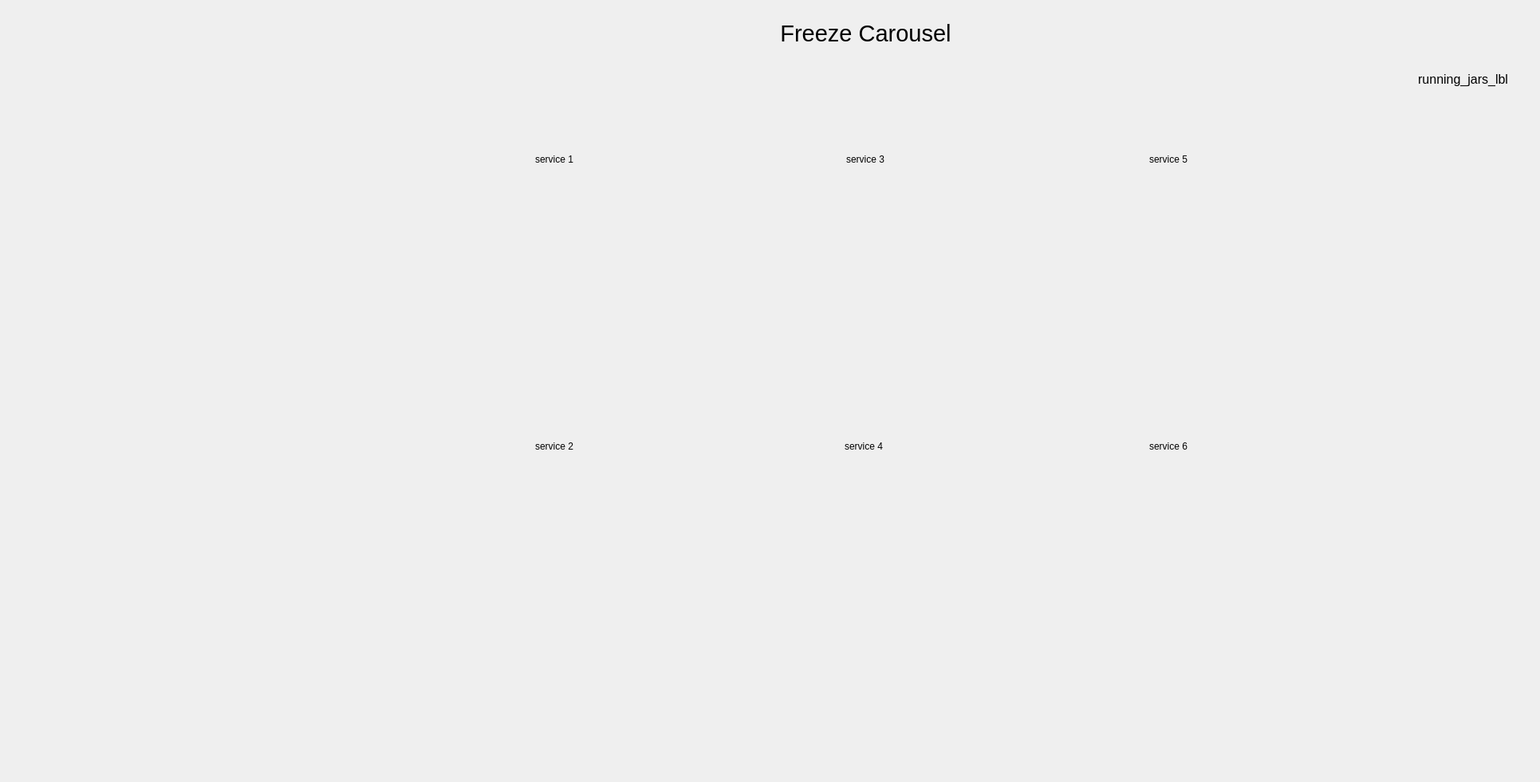
<?xml version="1.0" encoding="UTF-8"?>
<ui version="4.0">
 <class>Frame</class>
 <widget class="QFrame" name="home_frame">
  <property name="geometry">
   <rect>
    <x>0</x>
    <y>0</y>
    <width>1931</width>
    <height>981</height>
   </rect>
  </property>
  <property name="windowTitle">
   <string>HomeFrame</string>
  </property>


     <widget class="QPushButton" name="service_1_btn">
      <property name="geometry">
       <rect>
        <x>530</x>
        <y>170</y>
        <width>330</width>
        <height>60</height>
       </rect>
      </property>
      <property name="text">
       <string>service 1</string>
      </property>
      <property name="flat">
       <bool>true</bool>
      </property>
      <attribute name="buttonGroup">
       <string notr="true">service_btn_group</string>
      </attribute>
     </widget>
     <widget class="QPushButton" name="service_3_btn">
      <property name="geometry">
       <rect>
        <x>920</x>
        <y>170</y>
        <width>330</width>
        <height>60</height>
       </rect>
      </property>
      <property name="text">
       <string>service 3</string>
      </property>
      <property name="flat">
       <bool>true</bool>
      </property>
      <attribute name="buttonGroup">
       <string notr="true">service_btn_group</string>
      </attribute>
     </widget>
     <widget class="QPushButton" name="service_6_btn">
      <property name="geometry">
       <rect>
        <x>1300</x>
        <y>530</y>
        <width>330</width>
        <height>60</height>
       </rect>
      </property>
      <property name="text">
       <string>service 6</string>
      </property>
      <property name="flat">
       <bool>true</bool>
      </property>
      <attribute name="buttonGroup">
       <string notr="true">service_btn_group</string>
      </attribute>
     </widget>
     <widget class="QPushButton" name="service_4_btn">
      <property name="geometry">
       <rect>
        <x>918</x>
        <y>530</y>
        <width>330</width>
        <height>60</height>
       </rect>
      </property>
      <property name="text">
       <string>service 4</string>
      </property>
      <property name="flat">
       <bool>true</bool>
      </property>
      <attribute name="buttonGroup">
       <string notr="true">service_btn_group</string>
      </attribute>
     </widget>
     <widget class="QPushButton" name="service_2_btn">
      <property name="geometry">
       <rect>
        <x>530</x>
        <y>530</y>
        <width>330</width>
        <height>60</height>
       </rect>
      </property>
      <property name="text">
       <string>service 2</string>
      </property>
      <property name="flat">
       <bool>true</bool>
      </property>
      <attribute name="buttonGroup">
       <string notr="true">service_btn_group</string>
      </attribute>
     </widget>
     <widget class="QPushButton" name="service_5_btn">
      <property name="geometry">
       <rect>
        <x>1300</x>
        <y>170</y>
        <width>330</width>
        <height>60</height>
       </rect>
      </property>
      <property name="text">
       <string>service 5</string>
      </property>
      <property name="flat">
       <bool>true</bool>
      </property>
      <attribute name="buttonGroup">
       <string notr="true">service_btn_group</string>
      </attribute>
     </widget>
     <widget class="QPushButton" name="service_0_btn">
      <property name="geometry">
       <rect>
        <x>290</x>
        <y>170</y>
        <width>171</width>
        <height>81</height>
       </rect>
      </property>
      <property name="autoFillBackground">
       <bool>false</bool>
      </property>
      <property name="styleSheet">
       <string notr="true">background:#EEEEFF</string>
      </property>
      <property name="text">
       <string/>
      </property>
      <property name="icon">
       <iconset>
        <normaloff>../images/alfa_logo.png</normaloff>../images/alfa_logo.png</iconset>
      </property>
      <property name="iconSize">
       <size>
        <width>160</width>
        <height>68</height>
       </size>
      </property>
      <property name="flat">
       <bool>true</bool>
      </property>
      <attribute name="buttonGroup">
       <string notr="true">service_btn_group</string>
      </attribute>
     </widget>
     <widget class="QLabel" name="sinottico">
      <property name="geometry">
       <rect>
        <x>4</x>
        <y>4</y>
        <width>1912</width>
        <height>972</height>
       </rect>
      </property>
      <property name="text">
       <string/>
      </property>
      <property name="pixmap">
       <pixmap>../images/sinottico_6.png</pixmap>
      </property>
      <property name="scaledContents">
       <bool>true</bool>
      </property>
     </widget>
     <widget class="QPushButton" name="feed_jar_btn">
      <property name="geometry">
       <rect>
        <x>90</x>
        <y>350</y>
        <width>141</width>
        <height>91</height>
       </rect>
      </property>
      <property name="text">
       <string/>
      </property>
      <property name="icon">
       <iconset>
        <normaloff>../images/arrow-green.png</normaloff>../images/arrow-green.png</iconset>
      </property>
      <property name="iconSize">
       <size>
        <width>120</width>
        <height>60</height>
       </size>
      </property>
      <property name="flat">
       <bool>true</bool>
      </property>
      <attribute name="buttonGroup">
       <string notr="true">action_btn_group</string>
      </attribute>
     </widget>
     <widget class="QPushButton" name="deliver_jar_btn">
      <property name="geometry">
       <rect>
        <x>10</x>
        <y>460</y>
        <width>171</width>
        <height>91</height>
       </rect>
      </property>
      <property name="text">
       <string/>
      </property>
      <property name="icon">
       <iconset>
        <normaloff>../images/arrow-red.png</normaloff>../images/arrow-red.png</iconset>
      </property>
      <property name="iconSize">
       <size>
        <width>120</width>
        <height>60</height>
       </size>
      </property>
      <property name="flat">
       <bool>true</bool>
      </property>
      <attribute name="buttonGroup">
       <string notr="true">action_btn_group</string>
      </attribute>
     </widget>
     <widget class="QPushButton" name="action_01_btn">
      <property name="geometry">
       <rect>
        <x>270</x>
        <y>390</y>
        <width>71</width>
        <height>61</height>
       </rect>
      </property>
      <property name="text">
       <string/>
      </property>
      <property name="icon">
       <iconset>
        <normaloff>../images/settings.png</normaloff>../images/settings.png</iconset>
      </property>
      <property name="iconSize">
       <size>
        <width>50</width>
        <height>50</height>
       </size>
      </property>
      <property name="flat">
       <bool>true</bool>
      </property>
      <attribute name="buttonGroup">
       <string notr="true">action_btn_group</string>
      </attribute>
     </widget>
     <widget class="QPushButton" name="action_03_btn">
      <property name="geometry">
       <rect>
        <x>950</x>
        <y>390</y>
        <width>71</width>
        <height>61</height>
       </rect>
      </property>
      <property name="text">
       <string/>
      </property>
      <property name="icon">
       <iconset>
        <normaloff>../images/settings.png</normaloff>../images/settings.png</iconset>
      </property>
      <property name="iconSize">
       <size>
        <width>50</width>
        <height>50</height>
       </size>
      </property>
      <property name="flat">
       <bool>true</bool>
      </property>
      <attribute name="buttonGroup">
       <string notr="true">action_btn_group</string>
      </attribute>
     </widget>
     <widget class="QPushButton" name="action_02_btn">
      <property name="geometry">
       <rect>
        <x>560</x>
        <y>390</y>
        <width>71</width>
        <height>61</height>
       </rect>
      </property>
      <property name="text">
       <string/>
      </property>
      <property name="icon">
       <iconset>
        <normaloff>../images/settings.png</normaloff>../images/settings.png</iconset>
      </property>
      <property name="iconSize">
       <size>
        <width>50</width>
        <height>50</height>
       </size>
      </property>
      <property name="flat">
       <bool>true</bool>
      </property>
      <attribute name="buttonGroup">
       <string notr="true">action_btn_group</string>
      </attribute>
     </widget>
     <widget class="QPushButton" name="action_04_btn">
      <property name="geometry">
       <rect>
        <x>1330</x>
        <y>390</y>
        <width>71</width>
        <height>61</height>
       </rect>
      </property>
      <property name="text">
       <string/>
      </property>
      <property name="icon">
       <iconset>
        <normaloff>../images/settings.png</normaloff>../images/settings.png</iconset>
      </property>
      <property name="iconSize">
       <size>
        <width>50</width>
        <height>50</height>
       </size>
      </property>
      <property name="flat">
       <bool>true</bool>
      </property>
      <attribute name="buttonGroup">
       <string notr="true">action_btn_group</string>
      </attribute>
     </widget>
     <widget class="QPushButton" name="action_08_btn">
      <property name="geometry">
       <rect>
        <x>560</x>
        <y>760</y>
        <width>71</width>
        <height>61</height>
       </rect>
      </property>
      <property name="text">
       <string/>
      </property>
      <property name="icon">
       <iconset>
        <normaloff>../images/settings.png</normaloff>../images/settings.png</iconset>
      </property>
      <property name="iconSize">
       <size>
        <width>50</width>
        <height>50</height>
       </size>
      </property>
      <property name="flat">
       <bool>true</bool>
      </property>
      <attribute name="buttonGroup">
       <string notr="true">action_btn_group</string>
      </attribute>
     </widget>
     <widget class="QPushButton" name="action_06_btn">
      <property name="geometry">
       <rect>
        <x>1330</x>
        <y>760</y>
        <width>71</width>
        <height>61</height>
       </rect>
      </property>
      <property name="text">
       <string/>
      </property>
      <property name="icon">
       <iconset>
        <normaloff>../images/settings.png</normaloff>../images/settings.png</iconset>
      </property>
      <property name="iconSize">
       <size>
        <width>50</width>
        <height>50</height>
       </size>
      </property>
      <property name="flat">
       <bool>true</bool>
      </property>
      <attribute name="buttonGroup">
       <string notr="true">action_btn_group</string>
      </attribute>
     </widget>
     <widget class="QPushButton" name="action_07_btn">
      <property name="geometry">
       <rect>
        <x>950</x>
        <y>760</y>
        <width>71</width>
        <height>61</height>
       </rect>
      </property>
      <property name="text">
       <string/>
      </property>
      <property name="icon">
       <iconset>
        <normaloff>../images/settings.png</normaloff>../images/settings.png</iconset>
      </property>
      <property name="iconSize">
       <size>
        <width>50</width>
        <height>50</height>
       </size>
      </property>
      <property name="flat">
       <bool>true</bool>
      </property>
      <attribute name="buttonGroup">
       <string notr="true">action_btn_group</string>
      </attribute>
     </widget>
     <widget class="QPushButton" name="action_05_btn">
      <property name="geometry">
       <rect>
        <x>1680</x>
        <y>580</y>
        <width>71</width>
        <height>61</height>
       </rect>
      </property>
      <property name="text">
       <string/>
      </property>
      <property name="icon">
       <iconset>
        <normaloff>../images/settings.png</normaloff>../images/settings.png</iconset>
      </property>
      <property name="iconSize">
       <size>
        <width>50</width>
        <height>50</height>
       </size>
      </property>
      <property name="flat">
       <bool>true</bool>
      </property>
      <attribute name="buttonGroup">
       <string notr="true">action_btn_group</string>
      </attribute>
     </widget>
     <widget class="QPushButton" name="action_09_btn">
      <property name="geometry">
       <rect>
        <x>410</x>
        <y>600</y>
        <width>71</width>
        <height>61</height>
       </rect>
      </property>
      <property name="text">
       <string/>
      </property>
      <property name="icon">
       <iconset>
        <normaloff>../images/settings.png</normaloff>../images/settings.png</iconset>
      </property>
      <property name="iconSize">
       <size>
        <width>50</width>
        <height>50</height>
       </size>
      </property>
      <property name="flat">
       <bool>true</bool>
      </property>
      <attribute name="buttonGroup">
       <string notr="true">action_btn_group</string>
      </attribute>
     </widget>
     <widget class="QPushButton" name="action_10_btn">
      <property name="geometry">
       <rect>
        <x>200</x>
        <y>490</y>
        <width>71</width>
        <height>61</height>
       </rect>
      </property>
      <property name="text">
       <string/>
      </property>
      <property name="icon">
       <iconset>
        <normaloff>../images/settings.png</normaloff>../images/settings.png</iconset>
      </property>
      <property name="iconSize">
       <size>
        <width>50</width>
        <height>50</height>
       </size>
      </property>
      <property name="flat">
       <bool>true</bool>
      </property>
      <attribute name="buttonGroup">
       <string notr="true">action_btn_group</string>
      </attribute>
     </widget>
     <widget class="QLabel" name="refill_1_lbl">
      <property name="geometry">
       <rect>
        <x>530</x>
        <y>240</y>
        <width>56</width>
        <height>56</height>
       </rect>
      </property>
      <property name="styleSheet">
       <string notr="true">color:#000000;
</string>
      </property>
      <property name="text">
       <string/>
      </property>
      <property name="pixmap">
       <pixmap>../images/tank_gray.png</pixmap>
      </property>
      <property name="scaledContents">
       <bool>true</bool>
      </property>
      <property name="iconSize" stdset="0">
       <size>
        <width>68</width>
        <height>68</height>
       </size>
      </property>
     </widget>
     <widget class="QLabel" name="refill_3_lbl">
      <property name="geometry">
       <rect>
        <x>918</x>
        <y>240</y>
        <width>56</width>
        <height>56</height>
       </rect>
      </property>
      <property name="styleSheet">
       <string notr="true">color:#000000;
</string>
      </property>
      <property name="text">
       <string/>
      </property>
      <property name="pixmap">
       <pixmap>../images/tank_gray.png</pixmap>
      </property>
      <property name="scaledContents">
       <bool>true</bool>
      </property>
      <property name="iconSize" stdset="0">
       <size>
        <width>68</width>
        <height>68</height>
       </size>
      </property>
     </widget>
     <widget class="QLabel" name="refill_5_lbl">
      <property name="geometry">
       <rect>
        <x>1300</x>
        <y>240</y>
        <width>56</width>
        <height>56</height>
       </rect>
      </property>
      <property name="styleSheet">
       <string notr="true">color:#000000;
</string>
      </property>
      <property name="text">
       <string/>
      </property>
      <property name="pixmap">
       <pixmap>../images/tank_gray.png</pixmap>
      </property>
      <property name="scaledContents">
       <bool>true</bool>
      </property>
      <property name="iconSize" stdset="0">
       <size>
        <width>68</width>
        <height>68</height>
       </size>
      </property>
     </widget>
     <widget class="QLabel" name="refill_2_lbl">
      <property name="geometry">
       <rect>
        <x>530</x>
        <y>600</y>
        <width>56</width>
        <height>56</height>
       </rect>
      </property>
      <property name="styleSheet">
       <string notr="true">color:#000000;
</string>
      </property>
      <property name="text">
       <string/>
      </property>
      <property name="pixmap">
       <pixmap>../images/tank_gray.png</pixmap>
      </property>
      <property name="scaledContents">
       <bool>true</bool>
      </property>
      <property name="iconSize" stdset="0">
       <size>
        <width>68</width>
        <height>68</height>
       </size>
      </property>
     </widget>
     <widget class="QLabel" name="refill_4_lbl">
      <property name="geometry">
       <rect>
        <x>918</x>
        <y>600</y>
        <width>56</width>
        <height>56</height>
       </rect>
      </property>
      <property name="styleSheet">
       <string notr="true">color:#000000;
</string>
      </property>
      <property name="text">
       <string/>
      </property>
      <property name="pixmap">
       <pixmap>../images/tank_gray.png</pixmap>
      </property>
      <property name="scaledContents">
       <bool>true</bool>
      </property>
      <property name="iconSize" stdset="0">
       <size>
        <width>68</width>
        <height>68</height>
       </size>
      </property>
     </widget>
     <widget class="QLabel" name="refill_6_lbl">
      <property name="geometry">
       <rect>
        <x>1299</x>
        <y>600</y>
        <width>56</width>
        <height>56</height>
       </rect>
      </property>
      <property name="styleSheet">
       <string notr="true">color:#000000;
</string>
      </property>
      <property name="text">
       <string/>
      </property>
      <property name="pixmap">
       <pixmap>../images/tank_gray.png</pixmap>
      </property>
      <property name="scaledContents">
       <bool>true</bool>
      </property>
      <property name="iconSize" stdset="0">
       <size>
        <width>68</width>
        <height>68</height>
       </size>
      </property>
     </widget>
     <widget class="QLabel" name="reserve_1_label">
      <property name="geometry">
       <rect>
        <x>789</x>
        <y>240</y>
        <width>56</width>
        <height>100</height>
       </rect>
      </property>
      <property name="text">
       <string/>
      </property>
      <property name="pixmap">
       <pixmap>../images/Riserva.gif</pixmap>
      </property>
      <property name="scaledContents">
       <bool>true</bool>
      </property>
     </widget>
     <widget class="QLabel" name="reserve_3_label">
      <property name="geometry">
       <rect>
        <x>1170</x>
        <y>240</y>
        <width>56</width>
        <height>100</height>
       </rect>
      </property>
      <property name="text">
       <string/>
      </property>
      <property name="pixmap">
       <pixmap>../images/Riserva.gif</pixmap>
      </property>
      <property name="scaledContents">
       <bool>true</bool>
      </property>
     </widget>
     <widget class="QLabel" name="reserve_5_label">
      <property name="geometry">
       <rect>
        <x>1560</x>
        <y>240</y>
        <width>56</width>
        <height>100</height>
       </rect>
      </property>
      <property name="text">
       <string/>
      </property>
      <property name="pixmap">
       <pixmap>../images/Riserva.gif</pixmap>
      </property>
      <property name="scaledContents">
       <bool>true</bool>
      </property>
     </widget>
     <widget class="QLabel" name="reserve_2_label">
      <property name="geometry">
       <rect>
        <x>790</x>
        <y>600</y>
        <width>56</width>
        <height>100</height>
       </rect>
      </property>
      <property name="text">
       <string/>
      </property>
      <property name="pixmap">
       <pixmap>../images/Riserva.gif</pixmap>
      </property>
      <property name="scaledContents">
       <bool>true</bool>
      </property>
     </widget>
     <widget class="QLabel" name="reserve_4_label">
      <property name="geometry">
       <rect>
        <x>1170</x>
        <y>600</y>
        <width>56</width>
        <height>100</height>
       </rect>
      </property>
      <property name="text">
       <string/>
      </property>
      <property name="pixmap">
       <pixmap>../images/Riserva.gif</pixmap>
      </property>
      <property name="scaledContents">
       <bool>true</bool>
      </property>
     </widget>
     <widget class="QLabel" name="reserve_6_label">
      <property name="geometry">
       <rect>
        <x>1560</x>
        <y>600</y>
        <width>56</width>
        <height>100</height>
       </rect>
      </property>
      <property name="text">
       <string/>
      </property>
      <property name="pixmap">
       <pixmap>../images/Riserva.gif</pixmap>
      </property>
      <property name="scaledContents">
       <bool>true</bool>
      </property>
     </widget>
     <widget class="QPushButton" name="freeze_carousel_btn">
      <property name="geometry">
       <rect>
        <x>850</x>
        <y>8</y>
        <width>471</width>
        <height>68</height>
       </rect>
      </property>
      <property name="font">
       <font>
        <pointsize>22</pointsize>
       </font>
      </property>
      <property name="text">
       <string>Freeze Carousel</string>
      </property>
      <property name="iconSize">
       <size>
        <width>72</width>
        <height>72</height>
       </size>
      </property>
      <property name="flat">
       <bool>true</bool>
      </property>
      <attribute name="buttonGroup">
       <string notr="true">action_btn_group</string>
      </attribute>
     </widget>
     <widget class="QLabel" name="STEP_11_label">
      <property name="geometry">
       <rect>
        <x>410</x>
        <y>470</y>
        <width>85</width>
        <height>85</height>
       </rect>
      </property>
      <property name="scaledContents">
       <bool>true</bool>
      </property>
      <property name="alignment">
       <set>Qt::AlignCenter</set>
      </property>
     </widget>
     <widget class="QLabel" name="STEP_07_label">
      <property name="geometry">
       <rect>
        <x>1430</x>
        <y>745</y>
        <width>85</width>
        <height>85</height>
       </rect>
      </property>
      <property name="font">
       <font>
        <pointsize>10</pointsize>
       </font>
      </property>
      <property name="scaledContents">
       <bool>true</bool>
      </property>
      <property name="alignment">
       <set>Qt::AlignCenter</set>
      </property>
     </widget>
     <widget class="QLabel" name="STEP_09_label">
      <property name="geometry">
       <rect>
        <x>655</x>
        <y>745</y>
        <width>85</width>
        <height>85</height>
       </rect>
      </property>
      <property name="font">
       <font>
        <pointsize>10</pointsize>
       </font>
      </property>
      <property name="scaledContents">
       <bool>true</bool>
      </property>
      <property name="alignment">
       <set>Qt::AlignCenter</set>
      </property>
     </widget>
     <widget class="QLabel" name="STEP_01_label">
      <property name="geometry">
       <rect>
        <x>410</x>
        <y>370</y>
        <width>85</width>
        <height>85</height>
       </rect>
      </property>
      <property name="scaledContents">
       <bool>true</bool>
      </property>
      <property name="alignment">
       <set>Qt::AlignCenter</set>
      </property>
     </widget>
     <widget class="QLabel" name="STEP_06_label">
      <property name="geometry">
       <rect>
        <x>1680</x>
        <y>740</y>
        <width>85</width>
        <height>85</height>
       </rect>
      </property>
      <property name="scaledContents">
       <bool>true</bool>
      </property>
      <property name="alignment">
       <set>Qt::AlignCenter</set>
      </property>
     </widget>
     <widget class="QLabel" name="STEP_10_label">
      <property name="geometry">
       <rect>
        <x>410</x>
        <y>740</y>
        <width>85</width>
        <height>85</height>
       </rect>
      </property>
      <property name="scaledContents">
       <bool>true</bool>
      </property>
      <property name="alignment">
       <set>Qt::AlignCenter</set>
      </property>
     </widget>
     <widget class="QLabel" name="STEP_12_label">
      <property name="geometry">
       <rect>
        <x>280</x>
        <y>470</y>
        <width>85</width>
        <height>85</height>
       </rect>
      </property>
      <property name="scaledContents">
       <bool>true</bool>
      </property>
      <property name="alignment">
       <set>Qt::AlignCenter</set>
      </property>
     </widget>
     <widget class="QLabel" name="STEP_03_label">
      <property name="geometry">
       <rect>
        <x>1040</x>
        <y>370</y>
        <width>85</width>
        <height>85</height>
       </rect>
      </property>
      <property name="font">
       <font>
        <pointsize>10</pointsize>
       </font>
      </property>
      <property name="scaledContents">
       <bool>true</bool>
      </property>
      <property name="alignment">
       <set>Qt::AlignCenter</set>
      </property>
     </widget>
     <widget class="QLabel" name="STEP_05_label">
      <property name="geometry">
       <rect>
        <x>1680</x>
        <y>380</y>
        <width>85</width>
        <height>85</height>
       </rect>
      </property>
      <property name="scaledContents">
       <bool>true</bool>
      </property>
      <property name="alignment">
       <set>Qt::AlignCenter</set>
      </property>
     </widget>
     <widget class="QLabel" name="STEP_08_label">
      <property name="geometry">
       <rect>
        <x>1040</x>
        <y>745</y>
        <width>85</width>
        <height>85</height>
       </rect>
      </property>
      <property name="font">
       <font>
        <pointsize>10</pointsize>
       </font>
      </property>
      <property name="scaledContents">
       <bool>true</bool>
      </property>
      <property name="alignment">
       <set>Qt::AlignCenter</set>
      </property>
     </widget>
     <widget class="QLabel" name="STEP_04_label">
      <property name="geometry">
       <rect>
        <x>1430</x>
        <y>370</y>
        <width>85</width>
        <height>85</height>
       </rect>
      </property>
      <property name="font">
       <font>
        <pointsize>10</pointsize>
       </font>
      </property>
      <property name="scaledContents">
       <bool>true</bool>
      </property>
      <property name="alignment">
       <set>Qt::AlignCenter</set>
      </property>
     </widget>
     <widget class="QLabel" name="STEP_02_label">
      <property name="geometry">
       <rect>
        <x>655</x>
        <y>370</y>
        <width>85</width>
        <height>85</height>
       </rect>
      </property>
      <property name="font">
       <font>
        <pointsize>10</pointsize>
       </font>
      </property>
      <property name="scaledContents">
       <bool>true</bool>
      </property>
      <property name="alignment">
       <set>Qt::AlignCenter</set>
      </property>
     </widget>
     <widget class="QLabel" name="container_presence_1_label">
      <property name="geometry">
       <rect>
        <x>690</x>
        <y>355</y>
        <width>24</width>
        <height>24</height>
       </rect>
      </property>
      <property name="text">
       <string/>
      </property>
      <property name="scaledContents">
       <bool>true</bool>
      </property>
     </widget>
     <widget class="QLabel" name="container_presence_3_label">
      <property name="geometry">
       <rect>
        <x>1075</x>
        <y>355</y>
        <width>24</width>
        <height>24</height>
       </rect>
      </property>
      <property name="text">
       <string/>
      </property>
      <property name="scaledContents">
       <bool>true</bool>
      </property>
     </widget>
     <widget class="QLabel" name="container_presence_5_label">
      <property name="geometry">
       <rect>
        <x>1465</x>
        <y>355</y>
        <width>24</width>
        <height>24</height>
       </rect>
      </property>
      <property name="text">
       <string/>
      </property>
      <property name="scaledContents">
       <bool>true</bool>
      </property>
     </widget>
     <widget class="QLabel" name="container_presence_6_label">
      <property name="geometry">
       <rect>
        <x>1465</x>
        <y>730</y>
        <width>24</width>
        <height>24</height>
       </rect>
      </property>
      <property name="text">
       <string/>
      </property>
      <property name="scaledContents">
       <bool>true</bool>
      </property>
     </widget>
     <widget class="QLabel" name="container_presence_4_label">
      <property name="geometry">
       <rect>
        <x>1075</x>
        <y>730</y>
        <width>24</width>
        <height>24</height>
       </rect>
      </property>
      <property name="text">
       <string/>
      </property>
      <property name="scaledContents">
       <bool>true</bool>
      </property>
     </widget>
     <widget class="QLabel" name="container_presence_2_label">
      <property name="geometry">
       <rect>
        <x>690</x>
        <y>730</y>
        <width>24</width>
        <height>24</height>
       </rect>
      </property>
      <property name="text">
       <string/>
      </property>
      <property name="scaledContents">
       <bool>true</bool>
      </property>
     </widget>
     <widget class="QLabel" name="load_lifter_up_label">
      <property name="geometry">
       <rect>
        <x>1770</x>
        <y>440</y>
        <width>24</width>
        <height>24</height>
       </rect>
      </property>
      <property name="text">
       <string/>
      </property>
      <property name="scaledContents">
       <bool>true</bool>
      </property>
     </widget>
     <widget class="QLabel" name="load_lifter_down_label">
      <property name="geometry">
       <rect>
        <x>1770</x>
        <y>820</y>
        <width>24</width>
        <height>24</height>
       </rect>
      </property>
      <property name="text">
       <string/>
      </property>
      <property name="scaledContents">
       <bool>true</bool>
      </property>
     </widget>
     <widget class="QLabel" name="unload_lifter_down_label">
      <property name="geometry">
       <rect>
        <x>380</x>
        <y>820</y>
        <width>24</width>
        <height>24</height>
       </rect>
      </property>
      <property name="text">
       <string/>
      </property>
      <property name="scaledContents">
       <bool>true</bool>
      </property>
     </widget>
     <widget class="QLabel" name="unload_lifter_up_label">
      <property name="geometry">
       <rect>
        <x>380</x>
        <y>550</y>
        <width>24</width>
        <height>24</height>
       </rect>
      </property>
      <property name="text">
       <string/>
      </property>
      <property name="scaledContents">
       <bool>true</bool>
      </property>
     </widget>
     <widget class="QLabel" name="running_jars_lbl">
      <property name="geometry">
       <rect>
        <x>1710</x>
        <y>90</y>
        <width>181</width>
        <height>201</height>
       </rect>
      </property>
      <property name="font">
       <font>
        <pointsize>12</pointsize>
       </font>
      </property>
      <property name="autoFillBackground">
       <bool>false</bool>
      </property>
      <property name="text">
       <string>running_jars_lbl</string>
      </property>
      <property name="alignment">
       <set>Qt::AlignRight|Qt::AlignTop|Qt::AlignTrailing</set>
      </property>
      <property name="wordWrap">
       <bool>true</bool>
      </property>
     </widget>
     <zorder>sinottico</zorder>
     <zorder>service_1_btn</zorder>
     <zorder>service_3_btn</zorder>
     <zorder>service_6_btn</zorder>
     <zorder>service_4_btn</zorder>
     <zorder>service_2_btn</zorder>
     <zorder>service_5_btn</zorder>
     <zorder>service_0_btn</zorder>
     <zorder>feed_jar_btn</zorder>
     <zorder>deliver_jar_btn</zorder>
     <zorder>action_01_btn</zorder>
     <zorder>action_02_btn</zorder>
     <zorder>action_03_btn</zorder>
     <zorder>action_04_btn</zorder>
     <zorder>action_08_btn</zorder>
     <zorder>action_06_btn</zorder>
     <zorder>action_07_btn</zorder>
     <zorder>action_05_btn</zorder>
     <zorder>action_09_btn</zorder>
     <zorder>action_10_btn</zorder>
     <zorder>reserve_1_label</zorder>
     <zorder>reserve_3_label</zorder>
     <zorder>reserve_5_label</zorder>
     <zorder>reserve_2_label</zorder>
     <zorder>reserve_4_label</zorder>
     <zorder>reserve_6_label</zorder>
     <zorder>freeze_carousel_btn</zorder>
     <zorder>STEP_07_label</zorder>
     <zorder>STEP_04_label</zorder>
     <zorder>STEP_05_label</zorder>
     <zorder>STEP_06_label</zorder>
     <zorder>STEP_10_label</zorder>
     <zorder>STEP_03_label</zorder>
     <zorder>STEP_02_label</zorder>
     <zorder>STEP_09_label</zorder>
     <zorder>STEP_01_label</zorder>
     <zorder>STEP_08_label</zorder>
     <zorder>STEP_11_label</zorder>
     <zorder>STEP_12_label</zorder>
     <zorder>container_presence_1_label</zorder>
     <zorder>container_presence_3_label</zorder>
     <zorder>container_presence_5_label</zorder>
     <zorder>container_presence_6_label</zorder>
     <zorder>container_presence_4_label</zorder>
     <zorder>container_presence_2_label</zorder>
     <zorder>load_lifter_up_label</zorder>
     <zorder>load_lifter_down_label</zorder>
     <zorder>unload_lifter_down_label</zorder>
     <zorder>unload_lifter_up_label</zorder>
     <zorder>refill_6_lbl</zorder>
     <zorder>refill_1_lbl</zorder>
     <zorder>refill_3_lbl</zorder>
     <zorder>refill_2_lbl</zorder>
     <zorder>refill_4_lbl</zorder>
     <zorder>refill_5_lbl</zorder>
     <zorder>running_jars_lbl</zorder>

  
  </widget>
 <resources/>
 <connections/>
 <buttongroups>
  <buttongroup name="action_btn_group"/>
  <buttongroup name="service_btn_group"/>
 </buttongroups>
</ui>
